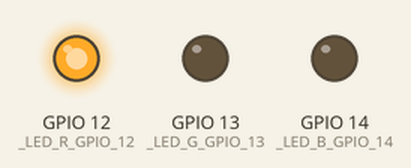
The sketch below on a simulated ESP32. Parts: output pins drawn as LEDs (lit = HIGH).

Above: at 0.5 s.
At 1.5 s:
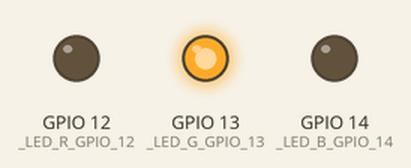
At 2.5 s:
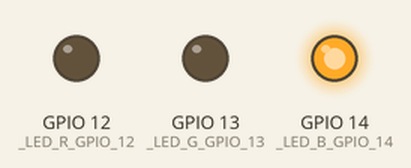
At 3.5 s:
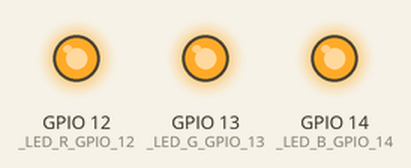
Timing chart, 0 to 5.2 s (numbered marks = the images above):
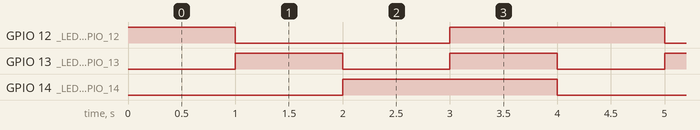

Measured:
- by itself, GPIO 12 (_LED_R_GPIO_12): repeats every 4.0 s: LOW 2.0 s, HIGH 2.0 s
- by itself, GPIO 13 (_LED_G_GPIO_13): alternates HIGH for 1.0 s and LOW for 1.0 s
- by itself, GPIO 14 (_LED_B_GPIO_14): alternates HIGH for 2.0 s and LOW for 2.0 s

The sketch:

sketch_1.2.ino
```cpp
#define _LED_R_GPIO_12 12
#define _LED_G_GPIO_13 13
#define _LED_B_GPIO_14 14

int freq = 500; // PWM 주파수 설정 500Hz
int ledChannel = 0; // PWM 채널 설정(0~15)
// RED=0, GREEN=1, BLUE=2
int resolution = 8; // PWM duty cycle resolution(해상도) 설정
// 8bit=0~255, 16bit=0~65535


void setup() {
  Serial.begin(115200);
  pinMode(_LED_R_GPIO_12, OUTPUT);
  pinMode(_LED_G_GPIO_13, OUTPUT);
  pinMode(_LED_B_GPIO_14, OUTPUT);

 /* ledcSetup(ledChannel, freq, resolution); // PWM채널, 주파수, 해상도 설정
  ledcAttachPin(_LED_R_GPIO_12, ledChannel); // GPIO Pin, 채널설정
  ledcSetup(ledChannel+1, freq, resolution);
  ledcAttachPin(_LED_G_GPIO_13, ledChannel+1);
  ledcSetup(ledChannel+2, freq, resolution);
  ledcAttachPin(_LED_B_GPIO_14, ledChannel+2);
*/}

void loop() {
  digitalWrite(_LED_R_GPIO_12, HIGH);
  delay(1000);
  digitalWrite(_LED_R_GPIO_12, LOW);
  digitalWrite(_LED_G_GPIO_13, HIGH);
  delay(1000);
  digitalWrite(_LED_G_GPIO_13, LOW);
  digitalWrite(_LED_B_GPIO_14, HIGH);
  delay(1000);
  digitalWrite(_LED_B_GPIO_14, LOW);

  digitalWrite(_LED_R_GPIO_12, HIGH);
  digitalWrite(_LED_G_GPIO_13, HIGH);
  digitalWrite(_LED_B_GPIO_14, HIGH);
  delay(1000);

  digitalWrite(_LED_R_GPIO_12, LOW);
  digitalWrite(_LED_G_GPIO_13, LOW);
  digitalWrite(_LED_B_GPIO_14, LOW);
}
```
